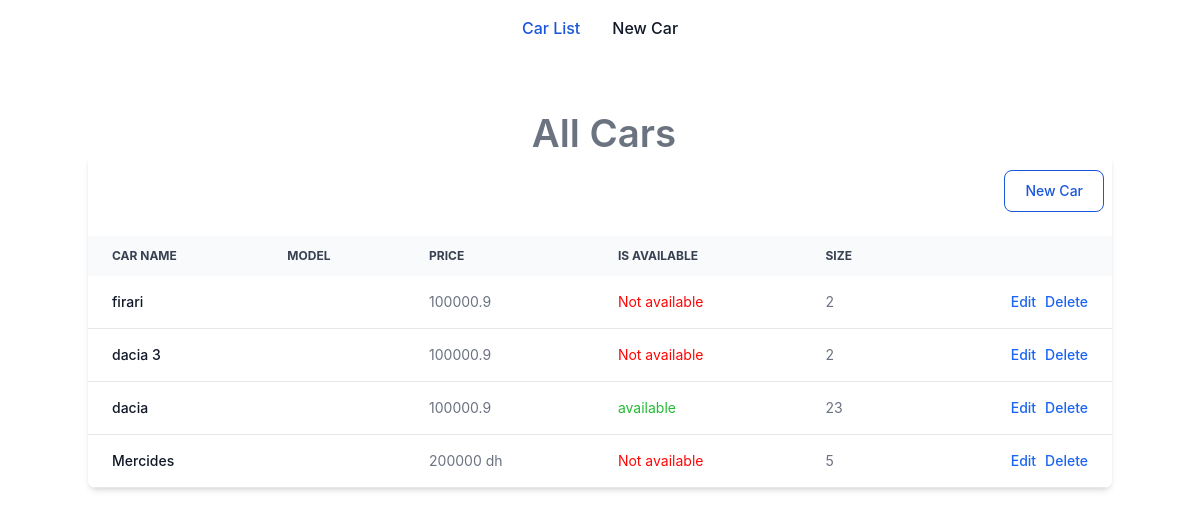
The page / on the database its author committed.
### myapp/models.py (models this page shows, shortened)
class Car(models.Model):
    class Meta:
        app_label = 'myapp'
    name = models.CharField(max_length=255)
    model = models.CharField(max_length=255)
    price = models.CharField(max_length=20)
    is_despo = models.CharField(max_length=20)
    nbr_place = models.CharField(max_length=20)

### myapp/views.py (the view)
# urls.py: path('', car_list, name='car_list'),
def car_list(request):
    cars = Car.objects.all()
    return render(request, 'car_list.html', {'cars': cars})

### myapp/templates/myapp/car_list.html (shortened to what this page needs)
<!DOCTYPE html>
<html>
  <head>
    <link
      href="https://cdnjs.cloudflare.com/ajax/libs/flowbite/2.2.0/flowbite.min.css"
      rel="stylesheet"
    />
    <link type="text/css" rel="stylesheet" href="style.css" />
  </head>
  <body>
    <nav class="bg-white border-gray-200 dark:bg-gray-900">
      <div
        class="max-w-screen-xl flex flex-wrap items-center justify-center mx-auto p-4"
      >
        <div class="hidden w-full md:block md:w-auto" id="navbar-default">
          <ul
            class="font-medium flex flex-col p-4 md:p-0 mt-4 border border-gray-100 rounded-lg bg-gray-50 md:flex-row md:space-x-8 rtl:space-x-reverse md:mt-0 md:border-0 md:bg-white dark:bg-gray-800 md:dark:bg-gray-900 dark:border-gray-700"
          >
            <li>
              <a
                href="{% url 'car_list'  %}"
                class="block py-2 px-3 text-white bg-blue-700 rounded md:bg-transparent md:text-blue-700 md:p-0 dark:text-white md:dark:text-blue-500"
                aria-current="page"
                >Car List</a
              >
            </li>
            <li>
              <a
                href="{% url 'add_car'  %}"
                class="block py-2 px-3 text-gray-900 rounded hover:bg-gray-100 md:hover:bg-transparent md:border-0 md:hover:text-blue-700 md:p-0 dark:text-white md:dark:hover:text-blue-500 dark:hover:bg-gray-700 dark:hover:text-white md:dark:hover:bg-transparent"
                >New Car</a
              >
            </li>
          </ul>
        </div>
      </div>
    </nav>
    <div class="container" style="margin: auto">
      <h1
        class="text-5xl font-extrabold dark:text-white text-align-center"
        style="text-align: center; margin-top: 50px"
      >
        <small
          class="ms-2 ml-10 text-align-center font-semibold text-gray-500 dark:text-gray-400"
          >All Cars
        </small>
      </h1>
      <div class="relative overflow-x-auto shadow-md sm:rounded-lg">
        <div
          class="flex items-end justify-end flex-column md:flex-row flex-wrap space-y-4 md:space-y-0 py-4 bg-white dark:bg-gray-900"
        >
          <div class="relative">
            <div
              class="absolute inset-y-0 rtl:inset-r-0 start-0 flex items-center ps-3 pointer-events-none"
            ></div>
            <a
              href="/add_car"
              type="button"
              class="text-blue-700 hover:text-white border border-blue-700 hover:bg-blue-800 focus:ring-4 focus:outline-none focus:ring-blue-300 font-medium rounded-lg text-sm px-5 py-2.5 text-center me-2 mb-2 dark:border-blue-500 dark:text-blue-500 dark:hover:text-white dark:hover:bg-blue-500 dark:focus:ring-blue-800"
              >New Car</a
            >
          </div>
        </div>
        <table
          class="w-full text-sm text-left rtl:text-right text-gray-500 dark:text-gray-400"
        >
          <thead
            class="text-xs text-gray-700 uppercase bg-gray-50 dark:bg-gray-700 dark:text-gray-400"
          >
            <tr>
              <th scope="col" class="px-6 py-3">Car name</th>
              <th scope="col" class="px-6 py-3">Model</th>
              <th scope="col" class="px-6 py-3">Price</th>
              <th scope="col" class="px-6 py-3">Is available</th>
              <th scope="col" class="px-6 py-3">Size</th>
              <th scope="col" class="px-6 py-3">
              </th>
            </tr>
          </thead>
          <tbody>
            {% for car in cars %}
            <tr
              class="bg-white border-b dark:bg-gray-800 dark:border-gray-700 hover:bg-gray-50 dark:hover:bg-gray-600"
            >
              <th
                scope="row"
                class="px-6 py-4 font-medium text-gray-900 whitespace-nowrap dark:text-white"
              >
                {{ car.name }}
              </th>
              <td class="px-6 py-4">{{ car.nodel }}</td>
              <td class="px-6 py-4">{{ car.price }}</td>
              {% if car.is_despo == 'True' %}
              <td class="px-6 py-4" style="color: #22bb33">available</td>
              {% else %}
              <td class="px-6 py-4 not-available" style="color: #ff0505">
                Not available
              </td>
              {% endif %}
              <td class="px-6 py-4">{{ car.nbr_place }}</td>
              <td class="px-6 py-4 text-right">
                <a
                  href="{% url 'car_edit' pk=car.pk %}"
                  class="font-medium text-blue-600 dark:text-blue-500 hover:underline"
                  >Edit</a
                >
                <a
                  href="/{{ car.id }}/delete/"
                  style="margin-left: 5px"
                  class="font-medium text-blue-600 dark:text-blue-500 hover:underline"
                  >Delete</a
                >
              </td>
            </tr>
            {% endfor %}
          </tbody>
        </table>
      </div>
    </div>
  </body>
</html>

### myapp/templates/myapp/style.css (style rules this page uses)
.text-align-center { text-align: center !important; }
.not-available { color: red; }

### rows shown on the page
Car: name "firari", price "100000.9", is_despo "Not available", nbr_place "2"
Car: name "dacia 3", price "100000.9", is_despo "Not available", nbr_place "2"
Car: name "dacia", price "100000.9", is_despo "available", nbr_place "23"
Car: name "Mercides", price "200000 dh", is_despo "Not available", nbr_place "5"
